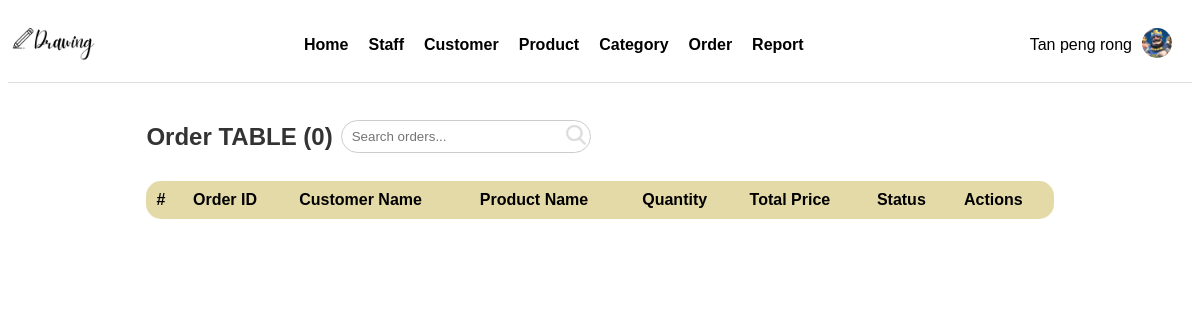
Screenshot of /admin_order.php (signed in) with the database file from the repository.
### tables this page shows
CREATE TABLE `users` (
  `userId` varchar(100) NOT NULL,
  `userName` varchar(100) DEFAULT NULL,
  `email` varchar(100) DEFAULT NULL,
  `password` varchar(100) DEFAULT NULL,
  `phone` varchar(100) DEFAULT NULL,
  `birthday` varchar(100) DEFAULT NULL,
  `gender` varchar(100) DEFAULT NULL,
  `profile_image` varchar(100) DEFAULT NULL,
  `role` enum('customer','staff','manager') DEFAULT NULL
);

### header_admin.php (the view, shortened to what this page needs)
<?php
require 'base.php';
$id = isset($_SESSION['ADMINID'] ) ?   $_SESSION['ADMINID']  : null;
$message =  isset($_SESSION['message']) ? $_SESSION['message'] : null;
$stm = $_db->prepare("SELECT * FROM users WHERE userId = ?");
$stm->execute([$id]);
$result = $stm->fetch(PDO::FETCH_ASSOC);
?>
<!DOCTYPE html>
<html lang="en">
<head>
    <link rel="stylesheet" href="css/header_admin.css">
</head>
<body>
    <header>
        <div class="logo_box">
            <img src="image/logo.png" alt="Logo" />
        </div>
        <nav class="nav-bar">
            <a href="admin_home.php">Home</a>
            <a href="admin_staff.php">Staff</a>
            <a href="admin_customer.php">Customer</a>
            <a href="admin_product.php">Product</a>
            <a href="admin_category.php">Category</a>
            <a href="admin_order.php">Order</a>
            <a href="report.php">Report</a>
        </nav>
        <?php if (!empty($id) || !empty($message)): ?>
            <div class="userinfo_box">
                <p><?= $result['userName']?? "" ?></p>
                <div class="dropdown">
                <img class="user_img" src="<?= $result['profile_image']?? ""?>" alt="user" />
                </div>
            </div>
        <?php else: ?>
           <?php redirect("admin_login.php")?>
        <?php endif; ?>
    </header>
</body>
</html>

### css/header_admin.css (style rules this page uses)
* { padding: 0; box-sizing: border-box; font-family: Arial, sans-serif; }
header { display: flex; justify-content: space-between; align-items: center; background: white; padding: 10px 20px; border-bottom: 1px solid #ddd; }
.logo_box img { height: 50px; width: auto; transform: scale(2.0); }
.nav-bar { display: flex; gap: 20px; }
.nav-bar a { text-decoration: none; color: black; font-weight: bold; }
.userinfo_box { display: flex; align-items: center; gap: 10px; }
.user_img { border-radius: 50%; width: 30px; height: 30px; }

### rows the page displays
users: userName "Tan peng rong", profile_image (picture)

### other values shown
count($orders) "0"
